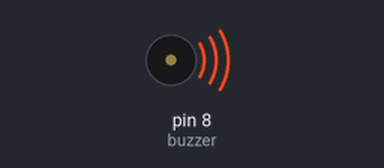
A sketch run on a simulated Arduino Uno, built with avr-gcc and run on an emulated ATmega328P. Shown: buzzer (waves = sounding).

Above: at 0.1 s.
At 1.5 s:
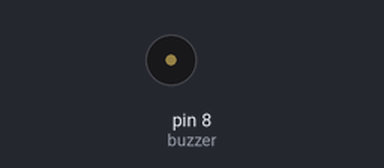
Timing chart, 0 to 3.0 s (numbered marks = the images above):
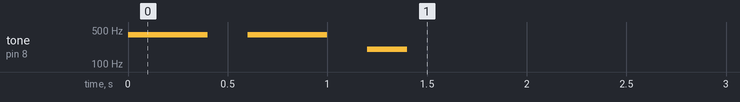

The sketch:

3.2.ino
```cpp
const int buzzer = 8;

void setup() {
  pinMode(buzzer, OUTPUT);
  tone(buzzer, 400);
  delay(400);
  noTone(buzzer);
  delay(200);
  tone(buzzer, 400);
  delay(400);
  noTone(buzzer);
  delay(200);
  tone(buzzer, 200);
  delay(200);
  noTone(buzzer);
}

void loop() {}
```
